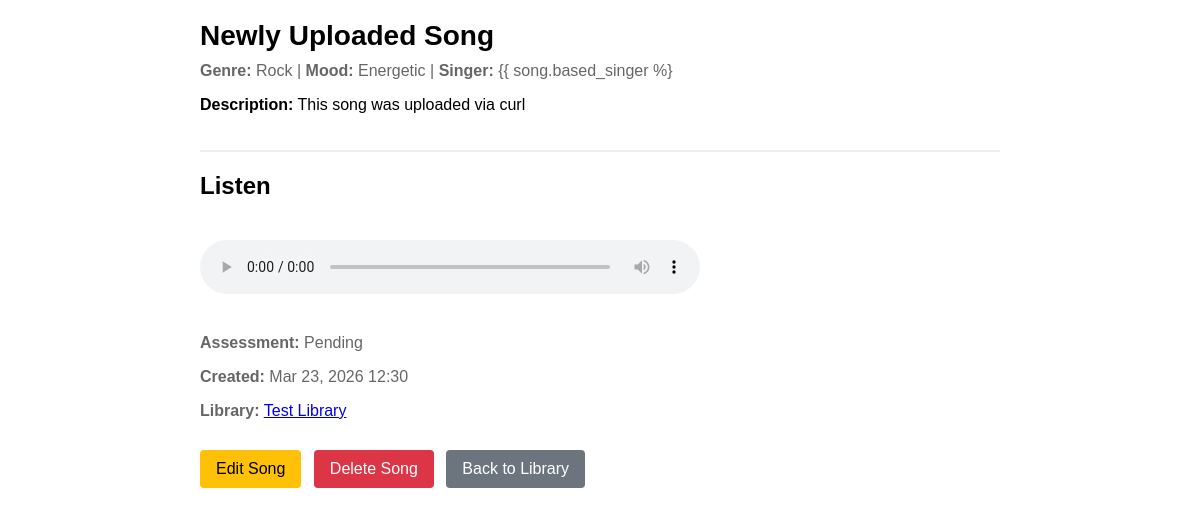
The app's page /songs/8/ with its own data.
### api/models/song.py (models this page shows, shortened)
class Song(models.Model):
    title = models.CharField(max_length=255)
    file = models.FileField(upload_to='songs/', blank=True, null=True)
    lyrics = models.TextField(blank=True)
    genre = models.CharField(max_length=100, blank=True)
    mood = models.CharField(max_length=100, blank=True)
    based_singer = models.CharField(max_length=255, blank=True)
    description = models.TextField(blank=True)
    created_at = models.DateTimeField(auto_now_add=True)
    assessment = models.CharField(
        max_length=20,
        choices=Accessment.choices,
        default=Accessment.PENDING,
    )
    library = models.ForeignKey(
        Library,
        on_delete=models.CASCADE,
        related_name='songs',
        null=True,
        blank=True,
    )
    generation = models.ForeignKey(
        SongGeneration,
        on_delete=models.SET_NULL,
        related_name='songs',
        null=True,
        blank=True,
    )

### api/models/library.py (models this page shows, shortened)
class Library(models.Model):
    name = models.CharField(max_length=255)
    owner = models.ForeignKey(User, on_delete=models.CASCADE, related_name='libraries')
    description = models.TextField(blank=True)
    created_at = models.DateTimeField(auto_now_add=True)

### api/views.py (the view)
# urls.py: path('songs/<int:pk>/', views.song_detail, name='song_detail'),
def song_detail(request, pk):
    try:
        song = Song.objects.get(pk=pk)
        return render(request, 'api/song_detail.html', {'song': song})
    except Song.DoesNotExist:
        return render(request, 'api/song_form.html', {'error': 'Song not found.'})

### api/templates/api/song_detail.html (shortened to what this page needs)
<!DOCTYPE html>
<html lang="en">
  <head>
  </head>
  <body>
    <div class="song-header">
      <h1 class="song-title">{{ song.title }}</h1>
      <div class="song-meta">
        {% if song.genre %}<strong>Genre:</strong> {{ song.genre }} | {% endif %}
        {% if song.mood %}<strong>Mood:</strong> {{ song.mood }} | {% endif %}
        {% if song.based_singer %}<strong>Singer:</strong> {{ song.based_singer %}{% endif %}
      </div>
      {% if song.description %}
      <p><strong>Description:</strong> {{ song.description }}</p>
      {% endif %}
    </div>
    {% if song.file %}
    <h2>Listen</h2>
    <audio class="audio-player" controls>
      <source src="{{ song.file.url }}" type="audio/mpeg">
    </audio>
    {% endif %}
    <div class="song-meta">
      <p><strong>Assessment:</strong> {{ song.get_assessment_display }}</p>
      <p><strong>Created:</strong> {{ song.created_at|date:"M d, Y H:i" }}</p>
      {% if song.library %}
      <p><strong>Library:</strong> <a href="{% url 'library_detail' song.library.pk %}">{{ song.library.name }}</a></p>
      {% endif %}
    </div>
    <div class="actions">
      <a href="{% url 'song_update' song.pk %}" class="btn btn-warning">Edit Song</a>
      <a href="{% url 'song_delete' song.pk %}" class="btn btn-danger">Delete Song</a>
      {% if song.library %}
      <a href="{% url 'library_detail' song.library.pk %}" class="btn btn-secondary">Back to Library</a>
      {% else %}
      <a href="{% url 'song_form' %}" class="btn btn-secondary">Back to Songs</a>
      {% endif %}
    </div>
  </body>
</html>

### api/templates/api/song_detail.html (style rules this page uses)
body { font-family: Arial, sans-serif; padding: 20px; max-width: 800px; margin: auto; }
.song-header { border-bottom: 2px solid #eee; padding-bottom: 20px; margin-bottom: 20px; }
.song-title { font-size: 28px; margin: 0 0 10px 0; }
.song-meta { color: #666; margin: 4px 0; }
.audio-player { width: 100%; max-width: 500px; margin: 20px 0; }
.btn { padding: 10px 16px; text-decoration: none; border-radius: 4px; margin-right: 8px; display: inline-block; }
.btn-warning { background: #ffc107; color: black; }
.btn-danger { background: #dc3545; color: white; }
.btn-secondary { background: #6c757d; color: white; }
.actions { margin-top: 30px; }

### records on screen
Song: title "Newly Uploaded Song", genre "Rock", mood "Energetic", description "This song was uploaded via curl", assessment "Pending", created_at "Mar 23, 2026 12:30", library.name "Test Library"
